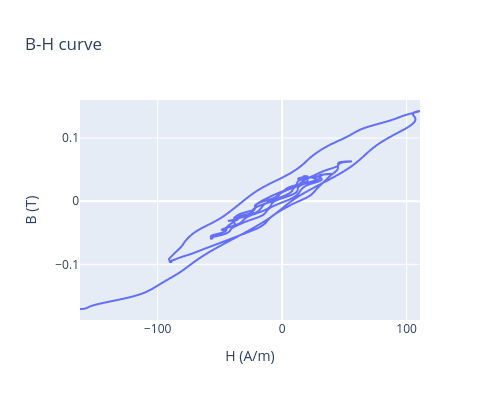

The notebook cell saved with this chart:
### Code cell
import plotly.express as px
import plotly.graph_objects as go       
import numpy as np

# Créer un array avec les indices
indices = np.arange(len(H))

fig = px.line(
    x=H, 
    y=B, 
    labels={"x":"H (A/m)", "y":"B (T)"}, 
    title="B-H curve",
    hover_data={'index': indices}  # Ajouter l'index aux données de survol
)
fig.update_layout(width=500, height=400)
fig.show()

### Figure 1 — Plotly figure (JSON) as saved in the notebook; plotly's stock layout.template omitted (floating-point values rounded to 4 significant figures; data arrays with more than 128 entries replaced by an {"elided": "..."} marker saying what was removed)
{"data": [{"customdata": {"elided": "9061x1 int values"}, "hovertemplate": "H (A/m)=%{x}<br>B (T)=%{y}<br>index=%{customdata[0]}<extra></extra>", "legendgroup": "", "line": {"color": "#636efa", "dash": "solid"}, "marker": {"symbol": "circle"}, "mode": "lines", "name": "", "showlegend": false, "type": "scattergl", "x": {"elided": "9061 float values"}, "xaxis": "x", "y": {"elided": "9061 float values"}, "yaxis": "y"}], "layout": {"height": 400, "legend": {"tracegroupgap": 0}, "title": {"text": "B-H curve"}, "width": 500, "xaxis": {"anchor": "y", "domain": [0, 1], "title": {"text": "H (A/m)"}}, "yaxis": {"anchor": "x", "domain": [0, 1], "title": {"text": "B (T)"}}}}
